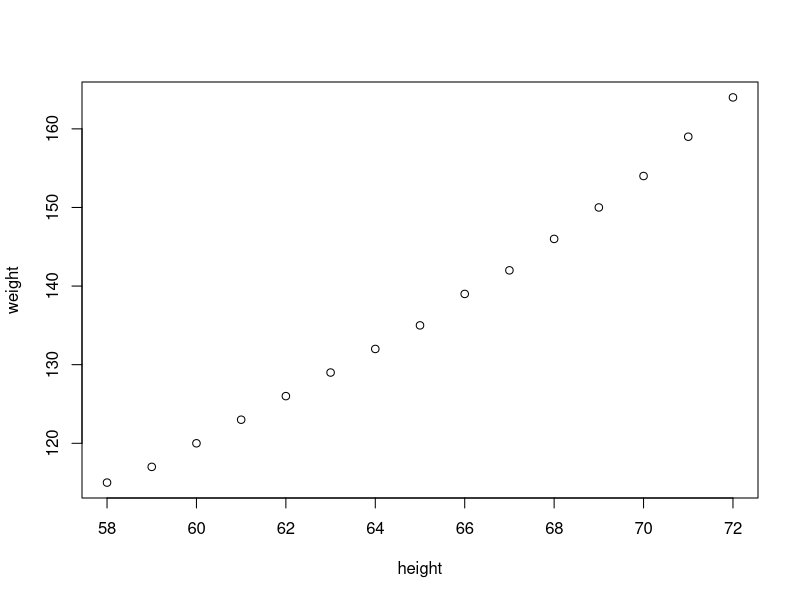
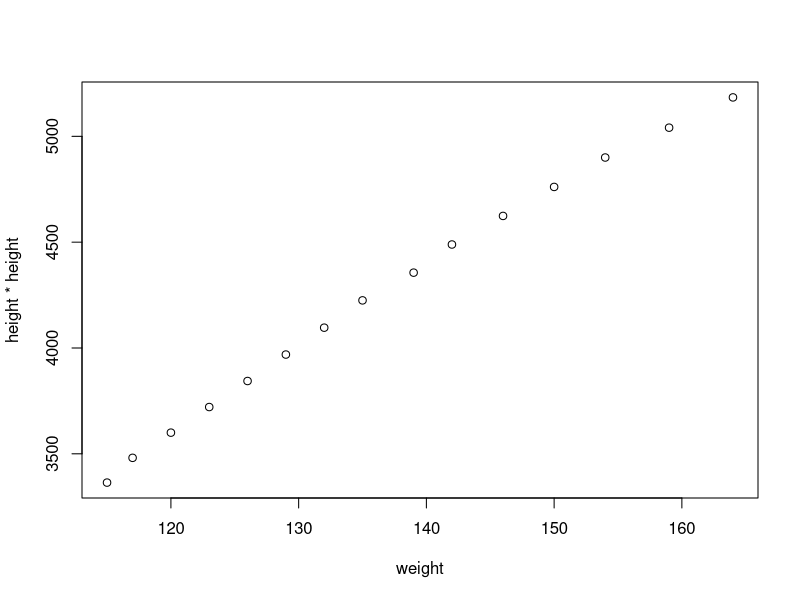

These figures' R source, in order: (Note: this script raises an error after producing the figures.)
View(women)

attach(women)


plot(height,weight)

reg1 <- lm(formula = weight~height)
plot(weight,height*height)

abline(reg1)
metricsFun(women$weight,reg1$fitted.values)

summary(reg1)
ncv.test(reg1)

opar = par() 
par(mfrow=c(2,2)) 
plot(reg1) 
par(opar) 


detach(women)


library(MASS)

View(Boston)

colnames(Boston)

reg2 <- lm(data = Boston, medv ~.)
summary(reg2)
metricsFun(Boston$medv,reg2$fitted.values)

summary(reg2)
ncv.test(reg2)

opar = par() 
par(mfrow=c(2,2)) 
plot(reg2) 
par(opar) 



# diagnostics

# Simple linear regr line
x <- runif(500,1,100)
y <- 500 + x + rnorm(500,0,10)
reg3 <- lm(y~x)

library(car)
install.packages('cars')
ncvTest(reg3)

opar = par() 
par(mfrow=c(2,2)) 
plot(reg3) 
par(opar) 

# hetro scadacity
x <- runif(500,1,100)
y <- 500 + x + x*rnorm(500)
reg4 <- lm(y~x)

opar = par() 
par(mfrow=c(2,2)) 
plot(reg4) 
par(opar) 


# non linear 
x = runif(500,1,20) 
y = ifelse(x<15,100+2*x +rnorm(500),100+5*x+rnorm(500)) 
reg5 = lm(y~x) 

summary(reg5)

plot(x,y)

opar = par() 
par(mfrow=c(2,2)) 
plot(reg5) 
par(opar) 




x = runif(500,1,20) 
y = 100+2*x +0.5*x^2 + rnorm(500) 
reg6 = lm(y~x) 

plot(x,y)

opar = par() 
par(mfrow=c(2,2)) 
plot(reg6) 
par(opar) 


# interaction

x1 = runif(500,1,20) 
x2 = runif(500,1,20) 
y = x1+4*x2+0.5*x1*x2 + rnorm(500) 
reg1 = lm(y~x1+x2)

plot(x2,y)

opar = par() 
par(mfrow=c(2,2)) 
plot(reg1) 
par(opar) 



#Scenario 6: 
#Extreme Values (x) 
x = runif(500,1,100) 
y = 250 + x + rnorm(500,0,10) 
x[499] = 860 
reg1 = lm(y~x) 

plot(x,y)
abline(reg1)

opar = par() 
par(mfrow=c(2,2)) 
plot(reg1) 
par(opar)           




x = runif(500,1,100) 
y = 250 + x + rnorm(500,0,10) 
y[499] = 2000 
reg1 = lm(y~x)

summary(reg1)

plot(x,y)
abline(reg1)

opar = par() 
par(mfrow=c(2,2)) 
plot(reg1) 
par(opar)  

# multi collenarity
x1 = runif(500,1,10) 
lambda = 0.9
x2 = (lambda*x1) + (1-lambda)*runif(500,1,10) 
cor(x1,x2) 
y = 2*x1 + x2 + rnorm(500,0,10) 
reg1 = lm(y~x1+x2)


summary(reg1)

plot(x2,y)
abline(reg1)

opar = par() 
par(mfrow=c(2,2)) 
plot(reg1) 
par(opar)  
